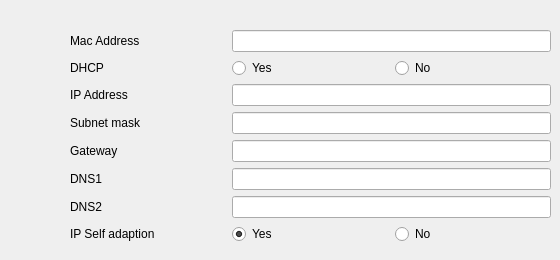
      <widget class="QWidget" name="network_ethernet">
       <attribute name="title">
        <string>Ethernet</string>
       </attribute>
       <widget class="QWidget" name="gridLayoutWidget">
        <property name="geometry">
         <rect>
          <x>70</x>
          <y>30</y>
          <width>481</width>
          <height>221</height>
         </rect>
        </property>
        <layout class="QGridLayout" name="network_status_grid">
         <item row="1" column="0">
          <widget class="QLabel" name="label_dhcp">
           <property name="text">
            <string>DHCP</string>
           </property>
          </widget>
         </item>
         <item row="4" column="0">
          <widget class="QLabel" name="label_gateway">
           <property name="text">
            <string>Gateway</string>
           </property>
          </widget>
         </item>
         <item row="0" column="0">
          <widget class="QLabel" name="label_mac">
           <property name="text">
            <string>Mac Address</string>
           </property>
          </widget>
         </item>
         <item row="2" column="0">
          <widget class="QLabel" name="label_ip_address">
           <property name="text">
            <string>IP Address</string>
           </property>
          </widget>
         </item>
         <item row="3" column="0">
          <widget class="QLabel" name="label_subnetmask">
           <property name="text">
            <string>Subnet mask</string>
           </property>
          </widget>
         </item>
         <item row="6" column="0">
          <widget class="QLabel" name="label_dns2">
           <property name="text">
            <string>DNS2</string>
           </property>
          </widget>
         </item>
         <item row="7" column="0">
          <widget class="QLabel" name="label_ip_self_adaption">
           <property name="text">
            <string>IP Self adaption</string>
           </property>
          </widget>
         </item>
         <item row="5" column="0">
          <widget class="QLabel" name="label_dns1">
           <property name="text">
            <string>DNS1</string>
           </property>
          </widget>
         </item>
         <item row="7" column="2">
          <widget class="QRadioButton" name="radio_ip_self_yes">
           <property name="text">
            <string>Yes</string>
           </property>
           <property name="checked">
            <bool>true</bool>
           </property>
           <attribute name="buttonGroup">
            <string notr="true">network_ethernet_ipself_btngrp</string>
           </attribute>
          </widget>
         </item>
         <item row="7" column="3">
          <widget class="QRadioButton" name="radio_ip_self_no">
           <property name="text">
            <string>No</string>
           </property>
           <property name="autoExclusive">
            <bool>true</bool>
           </property>
           <attribute name="buttonGroup">
            <string notr="true">network_ethernet_ipself_btngrp</string>
           </attribute>
          </widget>
         </item>
         <item row="0" column="2" colspan="2">
          <widget class="QLineEdit" name="mac_address">
           <property name="readOnly">
            <bool>true</bool>
           </property>
          </widget>
         </item>
         <item row="2" column="2" colspan="2">
          <widget class="QLineEdit" name="ipv4_addr"/>
         </item>
         <item row="3" column="2" colspan="2">
          <widget class="QLineEdit" name="ipv4_mask"/>
         </item>
         <item row="4" column="2" colspan="2">
          <widget class="QLineEdit" name="ipv4_gateway"/>
         </item>
         <item row="5" column="2" colspan="2">
          <widget class="QLineEdit" name="dns1"/>
         </item>
         <item row="6" column="2" colspan="2">
          <widget class="QLineEdit" name="dns2"/>
         </item>
         <item row="1" column="2">
          <widget class="QRadioButton" name="network_ethernet_dhcp_yes">
           <property name="text">
            <string>Yes</string>
           </property>
           <attribute name="buttonGroup">
            <string notr="true">network_ethernet_dhcp_btngrp</string>
           </attribute>
          </widget>
         </item>
         <item row="1" column="3">
          <widget class="QRadioButton" name="network_ethernet_dhcp_no">
           <property name="text">
            <string>No</string>
           </property>
           <attribute name="buttonGroup">
            <string notr="true">network_ethernet_dhcp_btngrp</string>
           </attribute>
          </widget>
         </item>
        </layout>
       </widget>
      </widget>
